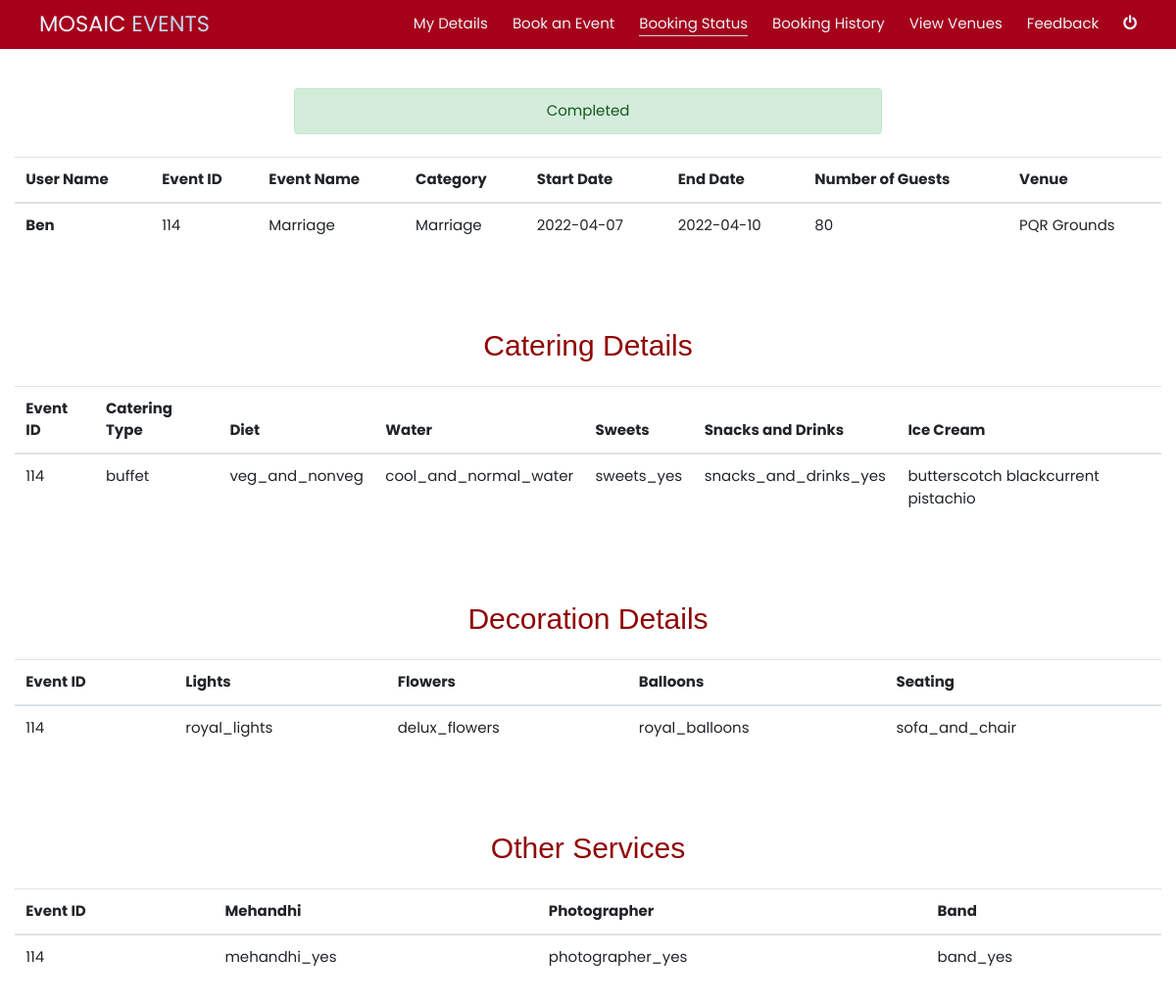
/view_more_details_events_customer.php?id=114 (signed in), run on the app's committed database.
### tables this page shows
CREATE TABLE `events` (
  `id` int(11) NOT NULL,
  `username` varchar(30) NOT NULL,
  `name` varchar(255) NOT NULL,
  `description` varchar(255) NOT NULL,
  `category` varchar(155) NOT NULL,
  `start_date` date NOT NULL,
  `end_date` date NOT NULL,
  `number_of_guests` int(30) DEFAULT NULL,
  `venue` varchar(30) NOT NULL,
  `status` varchar(30) NOT NULL,
  `total_cost` int(15) NOT NULL
);

CREATE TABLE `catering` (
  `user_id` int(11) NOT NULL,
  `event_id` int(11) NOT NULL,
  `type` varchar(50) NOT NULL,
  `diet` varchar(50) NOT NULL,
  `water` varchar(50) NOT NULL,
  `sweets` varchar(50) NOT NULL,
  `snacks_and_drinks` varchar(50) NOT NULL,
  `ice_cream` varchar(200) NOT NULL
);

CREATE TABLE `decorations` (
  `user_id` int(11) NOT NULL,
  `event_id` int(11) NOT NULL,
  `lights` varchar(50) NOT NULL,
  `flowers` varchar(50) NOT NULL,
  `balloons` varchar(50) NOT NULL,
  `seating` varchar(50) NOT NULL
);

CREATE TABLE `other_service` (
  `user_id` int(11) NOT NULL,
  `event_id` int(11) NOT NULL,
  `mehandhi` varchar(50) NOT NULL,
  `photographs` varchar(50) NOT NULL,
  `band` varchar(50) NOT NULL
);

### view_more_details_events_customer.php (the view, shortened to what this page needs)
<?php
include('db_connect.php');
$id = $_GET['id'];
$sql1 = "SELECT * FROM events where id = '".$id."'";
$q1 = $conn->query($sql1);
$sql2 = "SELECT * FROM catering where event_id = '".$id."'";
$q2 = $conn->query($sql2);
$sql3 = "SELECT * FROM decorations where event_id = '".$id."'";
$q3 = $conn->query($sql3);
$sql4 = "SELECT * FROM other_service where event_id = '".$id."'";
$q4 = $conn->query($sql4);
$r1 = $q1->fetch_assoc();
if($r1['status']==''){
    $fmsg = 'Pending';
}
else{
    $fmsg = $r1['status'];
}
?>
<!DOCTYPE html>
<html>
    <head>
        <link rel="stylesheet" href="https://cdnjs.cloudflare.com/ajax/libs/font-awesome/4.7.0/css/font-awesome.min.css">
        <link rel="stylesheet" href="w3-css.css">
        <link rel="stylesheet" href="cssstyle.css">
        <link rel="stylesheet" href="https://stackpath.bootstrapcdn.com/bootstrap/4.5.0/css/bootstrap.min.css">
		<link href="//maxcdn.bootstrapcdn.com/font-awesome/4.7.0/css/font-awesome.min.css" rel="stylesheet">
    </head>
    <body id="body">
    <header >
            <div class="navigation w3-highway-red w3-container">
                <nav class="nav-container w3-padding-large">
                    <div class="logo">
                        <a href="customer_index.php" >MOSAIC <span>EVENTS</span></a>
                    </div>
                    <div class="links">
                        <a href="customer_index.php" class="lnk" >My Details</a>
                        <a href="book_an_event.php" class="lnk" >Book an Event</a>
                        <a href="booking_status.php" class="lnk active" >Booking Status</a>
                        <a href="booking_history.php" class="lnk" >Booking History</a>
                        <a href="view_venues.php" class="lnk" >View Venues</a>
                        <a href="feedback.php" class="lnk" >Feedback</a>
                        <a href="logout.php" id="logout"><i class="fa fa-power-off " style="font-size:16px" ></i></a>
                    </div>
                </nav>
            </div>
        </header>
        <section>
            <center>
                <?php if (isset($fmsg)) {
                    if($r1['status']=='' or $r1['status']=='Cancelled')
                    {
                        ?>
                    <div class="alert alert-danger" role="alert" id='msgs'>
                        <?php echo $fmsg; ?>
                    </div>
                    <?php
                        }
                        else
                        {
                    ?>
                    <div class="alert alert-success" role="alert" id='msgs'>
                        <?php echo $fmsg; ?>
                    </div>
                    <?php } }?>
            </center>
            <div class="container-fluid my-4">
				<table class="table ">
					<thead>
						<tr>
                            <th>User Name</th>
							<th>Event ID</th>
							<th>Event Name</th>
							<th>Category</th>
							<th>Start Date</th>
							<th>End Date</th>
							<th>Number of Guests</th>
							<th>Venue</th>
						</tr>
					</thead>
					<tbody>
							<tr>
								<th scope="row"><?php echo $r1['username']; ?></th>
								<td><?php echo $r1['id']; ?></td>
								<td><?php echo $r1['name']; ?></td>
								<td><?php echo $r1['category']; ?></td>
								<td><?php echo $r1['start_date']; ?></td>
								<td><?php echo $r1['end_date']; ?></td>
								<td><?php echo $r1['number_of_guests']; ?></td>
								<td><?php echo $r1['venue']; ?></td>
							</tr>
					</tbody>
				</table>
			</div>
        </section>
        <section>
            <div>
                <h2 id='txt_col'>Catering Details</h2>
            <div class="container-fluid my-4">
				<table class="table ">
					<thead>
						<tr>
							<th>Event ID</th>
							<th>Catering Type</th>
							<th>Diet</th>
							<th>Water</th>
							<th>Sweets</th>
							<th>Snacks and Drinks</th>
                            <th>Ice Cream</th>
						</tr>
					</thead>
					<tbody>
						<?php
                            while ($r2 = $q2->fetch_assoc()) {
						?>
							<tr>
                                <td><?php echo $r2['event_id']; ?></td>
								<td><?php echo $r2['type']; ?></td>
								<td><?php echo $r2['diet']; ?></td>
								<td><?php echo $r2['water']; ?></td>
								<td><?php echo $r2['sweets']; ?></td>
								<td><?php echo $r2['snacks_and_drinks']; ?></td>
								<td><?php echo $r2['ice_cream']; ?></td>
							</tr>
						<?php } ?>
					</tbody>
				</table>
			</div>
            </div>
        </section>
        <section>
            <div>
            <h2 id='txt_col'>Decoration Details</h2>
            <div class="container-fluid my-4">
				<table class="table ">
					<thead>
						<tr>
							<th>Event ID</th>
							<th>Lights</th>
							<th>Flowers</th>
							<th>Balloons</th>
							<th>Seating</th>
						</tr>
					</thead>
					<tbody>
						<?php
                            while ($r3 = $q3->fetch_assoc()) {
						?>
							<tr>
								<td><?php echo $r3['event_id']; ?></td>
								<td><?php echo $r3['lights']; ?></td>
								<td><?php echo $r3['flowers']; ?></td>
								<td><?php echo $r3['balloons']; ?></td>
								<td><?php echo $r3['seating']; ?></td>
							</tr>
						<?php } ?>
					</tbody>
				</table>
			</div>
            </div>
        </section>
        <section>
            <div>
            <h2 id='txt_col'>Other Services</h2>
            <div class="container-fluid my-4">
				<table class="table ">
					<thead>
						<tr>
							<th>Event ID</th>
							<th>Mehandhi</th>
							<th>Photographer</th>
							<th>Band</th>
						</tr>
					</thead>
					<tbody>
						<?php
                            while ($r4 = $q4->fetch_assoc()) {
						?>
							<tr>
								<td><?php echo $r4['event_id']; ?></td>
								<td><?php echo $r4['mehandhi']; ?></td>
								<td><?php echo $r4['photographs']; ?></td>
								<td><?php echo $r4['band']; ?></td>
							</tr>
						<?php } ?>
					</tbody>
				</table>
			</div>
            </div>
        </section>
</html>

### w3-css.css (style rules this page uses)
html { box-sizing:border-box }
*,*:before,*:after { box-sizing:inherit }
html { -ms-text-size-adjust:100%;-webkit-text-size-adjust:100% }
body { margin:0 }
article,aside,details,figcaption,figure,footer,header,main,menu,nav,section { display:block }
a { background-color:transparent }
html,body { font-family:Verdana,sans-serif;font-size:15px;line-height:1.5 }
html { overflow-x:hidden }
h2 { font-size:30px }
h1,h2,h3,h4,h5,h6 { font-family:"Segoe UI",Arial,sans-serif;font-weight:400;margin:10px 0 }
a { color:inherit }
.w3-container:after,.w3-container:before,.w3-panel:after,.w3-panel:before,.w3-row:after,.w3-row:before,.w3-row-padding:after,.w3-row-padding:before, .w3-cell-row:before,.w3-cell-row:after,.w3-clear:after,.w3-clear:before,.w3-bar:before,.w3-bar:after { content:"";display:table;clear:both }
.w3-container,.w3-panel { padding:0.01em 16px }
.w3-padding-large { padding:12px 24px!important }

### cssstyle.css (style rules this page uses)
* { font-family: 'Poppins', sans-serif; }
:root { --nav-link-color: rgba(233, 242, 251, 1); --nav-link-hover-color: rgb(190, 217, 243); --title-span-color: rgb(24, 78, 129); --hero-background: rgb(255, 255, 255); --hero-background-gradient: linear-gradient(0deg, rgba(255, 255, 255, 1) 0%, rgba(17, 57, 96, 1) 100%); --font-small: 0.5em; --font-medium: 1em; --font-medium-large: 1.25em; --font-large: 1.5rem; --font-x-large: 2rem; --font-2x-large: 3rem; --font-3x-large: 3.5rem; --font-4x-large: 4rem; --font-5x-large: 4.5rem; --font-6x-large: 5rem; --font-7x-large: 5.5rem; color: rgba(7, 26, 44, 1); --transition-slow: 0.6s; --transition-medium: 0.4s; --transition-fast: 0.2s; --transition-fastest: 0.1s; }
html { scroll-behavior: smooth; }
body { font-family: "Quicksand", sans-serif; background: #e9e9e9; }
* { margin: 0; }
h2, h3 { color: var(--title-span-color); font-weight: bold; }
h2, h3, p { font-family: "Quicksand", sans-serif; }
.active { display: block; content: ""; border-bottom: 1px solid var(--nav-link-hover-color); transition: transform var(--transition-fastest) ease-in-out; transform: scaleX(1); transform-origin: 0% 50%; }
.navigation { width: 100%; position: relative; z-index: 100; top: 0px; height: 50px; background-color: rgb(141, 4, 4); }
.nav-container { margin: 0 auto; width: 100%; height: 100%; display: flex; }
.nav-container .links { display: flex; width: 100%; align-items: center; justify-content: flex-end; gap: 25px; }
.nav-container .logo { display: flex; width: 100%; align-items: center; min-width: 20%; }
.nav-container .logo span { color: var(--nav-link-hover-color); }
.nav-container .links a, .nav-container .logo a { text-decoration: none; color: var(--nav-link-color); transition: var(--transition-fast); }
.nav-container .links a { font-size: var(--font-medium); width: max-content; }
.nav-container .logo a { font-size: var(--font-large); }
.nav-container .links a:after, .mobile-links a:after { display: block; content: ""; border-bottom: 1px solid var(--nav-link-hover-color); transform: scaleX(0); transition: transform var(--transition-fastest) ease-in-out; transform-origin: 100% 50%; }
.w3-highway-red { color:#fff;background-color:#a6001a }
section { position: relative; display: flex; justify-content: center; align-items:center; width: 100%; margin: 20px 0; }
::placeholder { color: black; }

### view_more_details_events_customer.php (style rules this page uses)
#txt_col { text-align:center; color:rgb(144,4,4); }
section { padding:20px 0; animation:fadeIn .15s linear; }
#msgs { width: 50% !important; text-align: center !important; }

### data on the page
events: status "Completed", username "Ben", id "114", name "Marriage", category "Marriage", start_date "2022-04-07", end_date "2022-04-10", number_of_guests "80", venue "PQR Grounds"
catering: event_id "114", type "buffet", diet "veg_and_nonveg", water "cool_and_normal_water", sweets "sweets_yes", snacks_and_drinks "snacks_and_drinks_yes", ice_cream "butterscotch blackcurrent pistachio"
decorations: event "114", lights "royal_lights", flowers "delux_flowers", balloons "royal_balloons", seating "sofa_and_chair"
other_service: event "114", mehandhi "mehandhi_yes", photographs "photographer_yes", band "band_yes"
